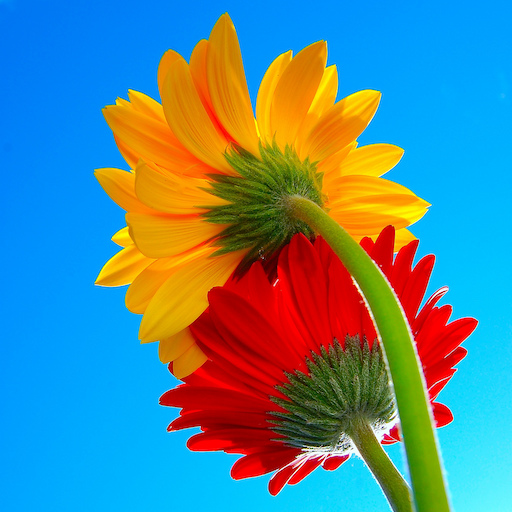
#> input picture 004/003 - LAB/flowers.jpg, 512 x 512 px, found by its file name
$ jupyter execute '006 - laboratorio 2 - segmentacion simple por color.ipynb'
#> lines starting #> are read from the running program, lines starting #| are printed output that depends on the picture; after the words box and inside, x2 and y2 are one past the last pixel; in counts of white or black regions, pixels touching at a corner belong together
# Laboratorio 2: Segmentación simple por color

## Una aplicación integrada de los conceptos de la unidad

En este laboratorio vas a ver cómo se conectan varias ideas que ya trabajaste: representación del color, canales, histogramas, umbrales y cuantización. La meta no es solo obtener una máscara, sino entender por qué una estrategia de segmentación funciona mejor que otra.

## Objetivos

- Analizar una imagen color con criterios simples.
- Separar canales y leer histogramas.
- Definir umbrales para una segmentación por color.
- Delimitar la región segmentada con una caja y una etiqueta.
- Comparar resultados con distintos parámetros.
- Relacionar segmentación y cuantización.

## Recordatorio

En este laboratorio vamos a trabajar con una imagen de flores. El color elegido como ejemplo principal es el rojo, pero lo importante no es memorizar un valor exacto de umbral. Lo importante es ver cómo la elección de parámetros se apoya en una lectura previa de la imagen.

[cell 1]
import urllib.request
from pathlib import Path

import cv2
import matplotlib.pyplot as plt
import numpy as np
from matplotlib.patches import Rectangle


def mostrar_rgb(imagen, titulo="Imagen"):
    plt.figure(figsize=(6, 6))
    plt.imshow(imagen)
    plt.title(titulo)
    plt.axis("off")
    plt.show()


def mostrar_histogramas(r, g, b):
    fig, axes = plt.subplots(1, 3, figsize=(15, 4))
    for ax, canal, color, titulo in zip(
        axes,
        [r, g, b],
        ["red", "green", "blue"],
        ["Canal rojo", "Canal verde", "Canal azul"],
    ):
        hist, bins = np.histogram(canal.flatten(), bins=256, range=[0, 256])
        ax.plot(bins[:-1], hist, color=color)
        ax.set_title(titulo)
        ax.set_xlim(0, 255)
        ax.grid(alpha=0.3)
    plt.tight_layout()
    plt.show()


def segmentar_color(imagen_rgb, r_min, g_max, b_max):
    rojo = imagen_rgb[:, :, 0]
    verde = imagen_rgb[:, :, 1]
    azul = imagen_rgb[:, :, 2]
    mascara = (rojo >= r_min) & (verde <= g_max) & (azul <= b_max)
    return mascara


def dibujar_caja_delimitadora(imagen_rgb, mascara, etiqueta):
    mascara_uint8 = (mascara.astype(np.uint8)) * 255
    contornos, _ = cv2.findContours(mascara_uint8, cv2.RETR_EXTERNAL, cv2.CHAIN_APPROX_SIMPLE)

    if not contornos:
        print("No se encontraron regiones segmentadas para dibujar una caja.")
        return

    contorno_principal = max(contornos, key=cv2.contourArea)
    x, y, ancho, alto = cv2.boundingRect(contorno_principal)
    area = cv2.contourArea(contorno_principal)

    fig, ax = plt.subplots(figsize=(8, 6))
    ax.imshow(imagen_rgb)

    rectangulo = Rectangle(
        (x, y),
        ancho,
        alto,
        fill=False,
        edgecolor="yellow",
        linewidth=3,
    )
    ax.add_patch(rectangulo)

    ax.text(
        x,
        max(y - 10, 10),
        etiqueta,
        color="yellow",
        fontsize=12,
        bbox=dict(facecolor="black", alpha=0.6, edgecolor="none", pad=3),
    )

    ax.set_title("Objeto principal seleccionado")
    ax.axis("off")
    plt.show()

    print(f"Se segmentó: {etiqueta}")
    print(f"Área del objeto principal: {area:.0f} píxeles")
    print(f"Caja delimitadora -> x = {x}, y = {y}, ancho = {ancho}, alto = {alto}")

[cell 2]
ruta = Path("flowers.jpg")
url = "https://www.dropbox.com/s/jetlnfihles3g7k/flowers.jpg?dl=1"

if not ruta.exists():
    urllib.request.urlretrieve(url, ruta)

print("Imagen lista para el laboratorio.")

[cell 3]
imagen_bgr = cv2.imread(str(ruta))
#> imagen_bgr is the input picture: shape (512, 512, 3); mean B, G, R 144.6, 134.8, 86.6
imagen_rgb = cv2.cvtColor(imagen_bgr, cv2.COLOR_BGR2RGB)

fig, axes = plt.subplots(1, 2, figsize=(12, 5))
axes[0].imshow(imagen_bgr)
axes[0].set_title("Mostrada sin conversión")
axes[0].axis("off")

axes[1].imshow(imagen_rgb)
axes[1].set_title("Convertida a RGB")
axes[1].axis("off")

plt.tight_layout()
plt.show()
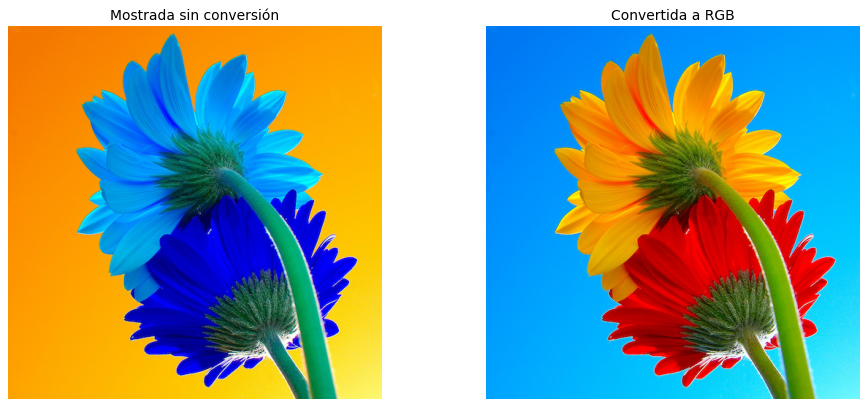
#> figure drawn by matplotlib, 2 panels; B, G, R data is drawn as R, G, B

print(f"Forma: {imagen_rgb.shape}")
#| Forma: (512, 512, 3)
print(f"Tipo de dato: {imagen_rgb.dtype}")
#| Tipo de dato: uint8

## 1. Separar canales

Antes de elegir umbrales, conviene mirar qué ocurre en cada canal. En una segmentación por color, esa observación previa evita que el valor de corte quede elegido al azar.

[cell 4]
canal_rojo = imagen_rgb[:, :, 0]
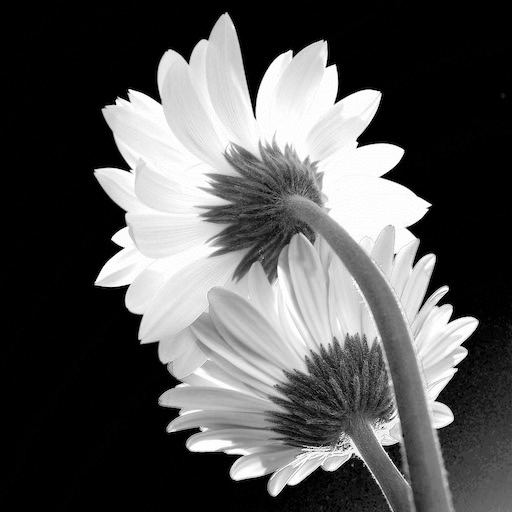
#> canal_rojo: shape (512, 512); min 0, max 255, mean 86.6
canal_verde = imagen_rgb[:, :, 1]
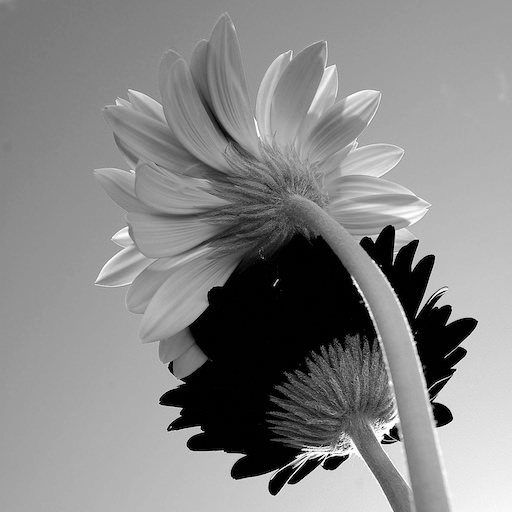
#> canal_verde: shape (512, 512); min 0, max 255, mean 134.8
canal_azul = imagen_rgb[:, :, 2]
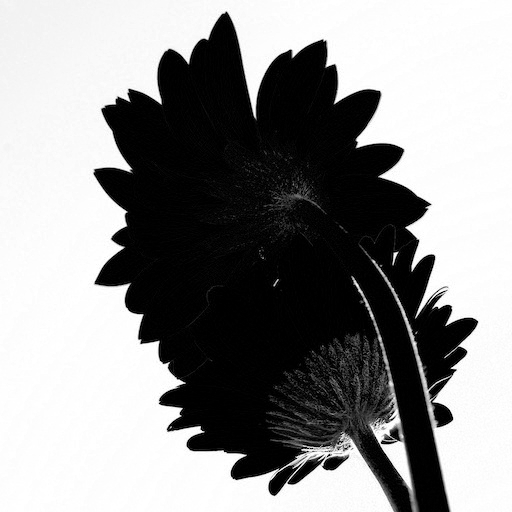
#> canal_azul: shape (512, 512); min 0, max 255, mean 144.6

fig, axes = plt.subplots(2, 2, figsize=(10, 9))
axes[0, 0].imshow(imagen_rgb)
axes[0, 0].set_title("Imagen original")
axes[0, 0].axis("off")

axes[0, 1].imshow(canal_rojo, cmap="gray")
axes[0, 1].set_title("Canal rojo")
axes[0, 1].axis("off")

axes[1, 0].imshow(canal_verde, cmap="gray")
axes[1, 0].set_title("Canal verde")
axes[1, 0].axis("off")

axes[1, 1].imshow(canal_azul, cmap="gray")
axes[1, 1].set_title("Canal azul")
axes[1, 1].axis("off")

plt.tight_layout()
plt.show()

[cell 5]
mostrar_histogramas(canal_rojo, canal_verde, canal_azul)
#> the loop in mostrar_histogramas, `for ax, canal, color, titulo in zip( axes, [r, g, b], ["red", "green",..` made 3 passes
#> (color, titulo) on passes 1 to 3: ('red', 'Canal rojo'), ('green', 'Canal verde'), ('blue', 'Canal azul')
#> in mostrar_histogramas, `plt.show()`:
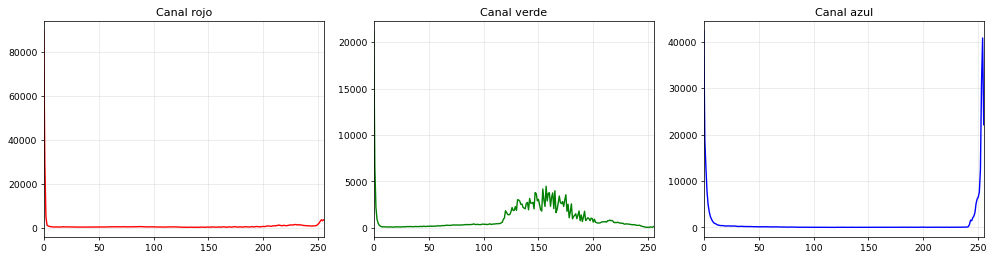
#> figure drawn by matplotlib, 3 panels; panel 1: curve peaks at x = 0, y = 89390; panel 2: curve peaks at x = 0, y = 21209; panel 3: curve peaks at x = 0, y = 42303

## 2. Primera segmentación

Vamos a empezar con una estrategia simple para flores rojas:

- mucho rojo,
- poco verde,
- poco azul.

Estos valores no son "la respuesta correcta". Son un punto de partida para discutir si la máscara resulta demasiado estricta, demasiado relajada o razonable.

[cell 6]
umbral_rojo = 150
umbral_verde = 70
umbral_azul = 70
etiqueta_segmentada = "flores rojas"

mascara = segmentar_color(imagen_rgb, umbral_rojo, umbral_verde, umbral_azul)
#> in segmentar_color, `mascara = (rojo >= r_min) & (verde <= g_max) & (azul <= b_max)`:
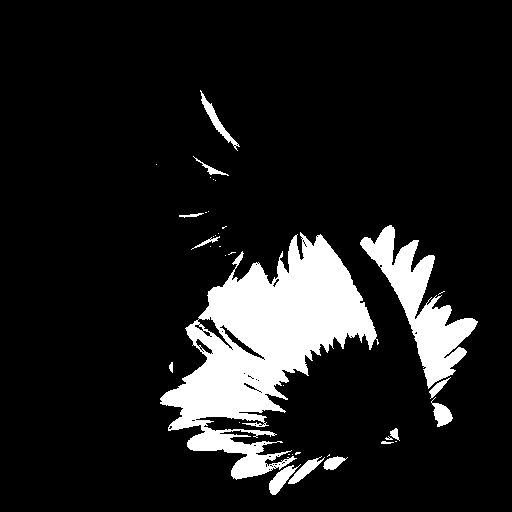
#> mascara: shape (512, 512) bool; 11.9% white; 37 white regions (23 under 20 px), largest, box (x1, y1, x2, y2) and area: (160, 232, 379, 480) 22923, (360, 225, 478, 389) 6105, (200, 90, 240, 151) 405
imagen_segmentada = imagen_rgb.copy()
imagen_segmentada[~mascara] = 0
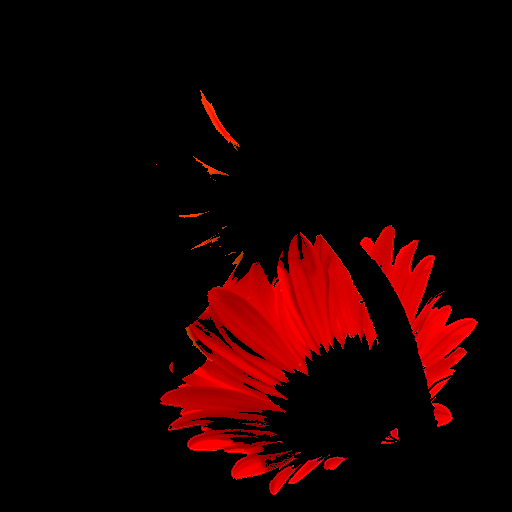
#> imagen_segmentada: shape (512, 512, 3); mean R, G, B 24.3, 0.4, 0.3

print(f"Píxeles segmentados: {np.sum(mascara)}")
#| Píxeles segmentados: 31261
print(f"Porcentaje de la imagen: {100 * np.sum(mascara) / mascara.size:.2f}%")
#| Porcentaje de la imagen: 11.93%

fig, axes = plt.subplots(1, 3, figsize=(15, 5))
axes[0].imshow(imagen_rgb)
axes[0].set_title("Imagen original")
axes[0].axis("off")

axes[1].imshow(mascara, cmap="gray")
axes[1].set_title("Máscara")
axes[1].axis("off")

axes[2].imshow(imagen_segmentada)
axes[2].set_title("Resultado segmentado")
axes[2].axis("off")

plt.tight_layout()
plt.show()

## 3. Delimitar y rotular lo segmentado

Segmentar no solo sirve para separar una región del resto de la imagen. También permite localizarla. En esta parte vamos a dibujar una caja delimitadora sobre la región segmentada y a escribir qué objeto o zona fue seleccionada.

[cell 7]
dibujar_caja_delimitadora(imagen_rgb, mascara, etiqueta_segmentada)
#> in dibujar_caja_delimitadora, `mascara_uint8 = (mascara.astype(np.uint8)) * 255`: mascara_uint8: shape (512, 512); 11.9% white; 37 white regions (23 under 20 px)
#> in dibujar_caja_delimitadora, `contornos, _ = cv2.findContours(mascara_uint8, cv2.RETR_EXTERNAL, cv2...`: contornos = 37 contours, 24 with area under 20; largest, box (x1, y1, x2, y2) and area: (160, 232, 379, 480) 22700, (360, 225, 478, 389) 5791, (200, 90, 240, 151) 340, (269, 464, 301, 495) 333, (431, 397, 453, 427) 286
#> in dibujar_caja_delimitadora, `contorno_principal = max(contornos, key=cv2.contourArea)`: contorno_principal = contour of 971 points, box (x1, y1, x2, y2) (160, 232, 379, 480), area 22700
#> in dibujar_caja_delimitadora, `x, y, ancho, alto = cv2.boundingRect(contorno_principal)`: x = 160; y = 232; ancho = 219; alto = 248
#> in dibujar_caja_delimitadora, `area = cv2.contourArea(contorno_principal)`: area = 22700.5
#> in dibujar_caja_delimitadora, `plt.show()`:
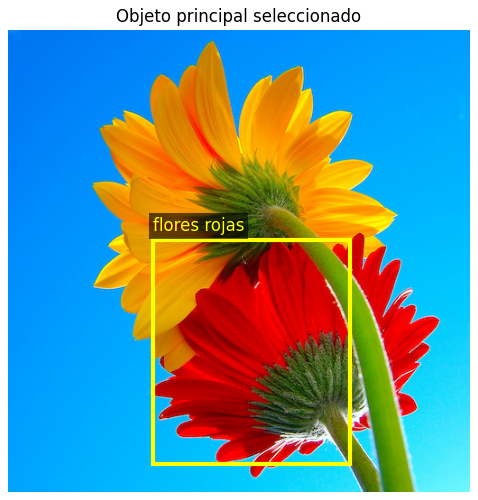
#> figure drawn by matplotlib, 1 panel
#| Área del objeto principal: 22700 píxeles
#| Caja delimitadora -> x = 160, y = 232, ancho = 219, alto = 248

## 4. Comparar estrategias

Una decisión importante en segmentación es revisar qué cambia cuando modificás los umbrales. Acá se comparan tres configuraciones: una más estricta, una intermedia y otra más relajada.

[cell 8]
configuraciones = [
    (180, 40, 40, "Más estricta"),
    (150, 70, 70, "Intermedia"),
    (120, 110, 110, "Más relajada"),
]

fig, axes = plt.subplots(1, 3, figsize=(15, 5))

for ax, (r_min, g_max, b_max, titulo) in zip(axes, configuraciones):
    mascara_temp = segmentar_color(imagen_rgb, r_min, g_max, b_max)
    ax.imshow(mascara_temp, cmap="gray")
    ax.set_title(
        f"{titulo}\nR >= {r_min}, G <= {g_max}, B <= {b_max}\n{np.sum(mascara_temp)} píxeles"
    )
    ax.axis("off")
#> this loop made 3 passes
#> pass 1, in segmentar_color (call 2), `mascara = (rojo >= r_min) & (verde <= g_max) & (azul <= b_max)`:
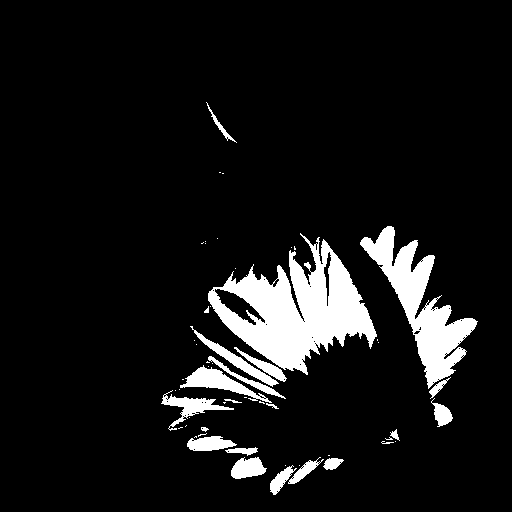
#> mascara: shape (512, 512) bool; 8.8% white; 55 white regions (33 under 20 px), largest, box (x1, y1, x2, y2) and area: (208, 233, 377, 375) 10868, (360, 226, 478, 389) 5939, (180, 365, 272, 403) 1054

plt.tight_layout()
plt.show()

## 5. Cuantización y segmentación

Ya trabajaste cuantización en el cuaderno anterior. Ahora podés ver cómo una reducción de niveles también modifica el comportamiento de la segmentación.

[cell 9]
imagen_4bits = (imagen_rgb // 16) * 16
mascara_8bits = segmentar_color(imagen_rgb, 150, 70, 70)
mascara_4bits = segmentar_color(imagen_4bits, 144, 64, 64)
#> in segmentar_color (call 6), `mascara = (rojo >= r_min) & (verde <= g_max) & (azul <= b_max)`:
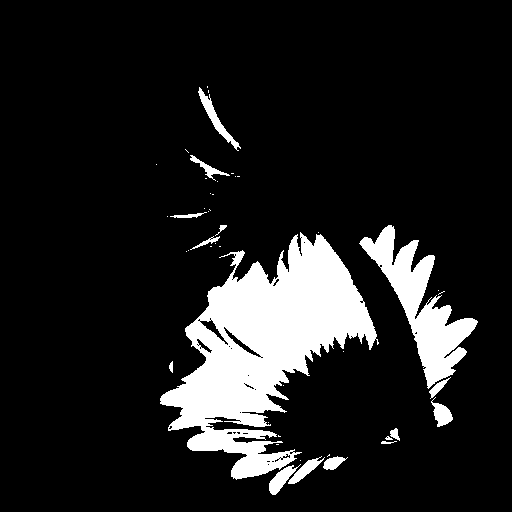
#> mascara: shape (512, 512) bool; 12.5% white; 46 white regions (31 under 20 px), largest, box (x1, y1, x2, y2) and area: (160, 232, 379, 480) 24064, (359, 225, 478, 389) 6128, (198, 87, 241, 151) 502

fig, axes = plt.subplots(2, 2, figsize=(12, 10))

axes[0, 0].imshow(imagen_rgb)
axes[0, 0].set_title("Imagen original")
axes[0, 0].axis("off")

axes[0, 1].imshow(mascara_8bits, cmap="gray")
axes[0, 1].set_title(f"Segmentación original\n{np.sum(mascara_8bits)} píxeles")
axes[0, 1].axis("off")

axes[1, 0].imshow(imagen_4bits)
axes[1, 0].set_title("Imagen cuantizada a 4 bits")
axes[1, 0].axis("off")

axes[1, 1].imshow(mascara_4bits, cmap="gray")
axes[1, 1].set_title(f"Segmentación en 4 bits\n{np.sum(mascara_4bits)} píxeles")
axes[1, 1].axis("off")

plt.tight_layout()
plt.show()

$ run again, with 004/003 - LAB/frutos_rojos.png saved as 004/003 - LAB/flowers.jpg
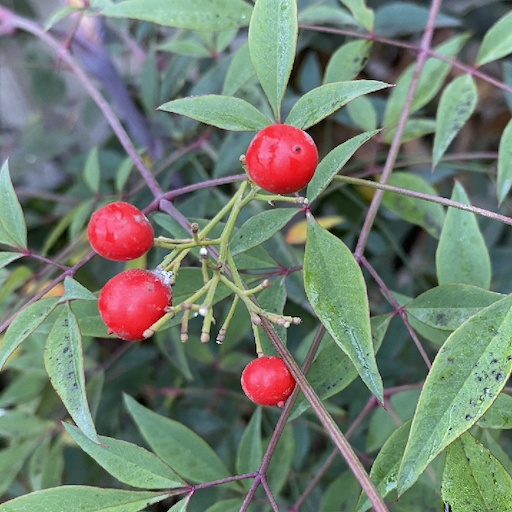
#> input picture 004/003 - LAB/frutos_rojos.png, 512 x 512 px, found by its file name
#> imagen_bgr is the input picture: shape (512, 512, 3); mean B, G, R 111.8, 125.1, 112.8
#| Forma: (512, 512, 3)
#| Tipo de dato: uint8
#> `canal_azul = imagen_rgb[:, :, 2]`:
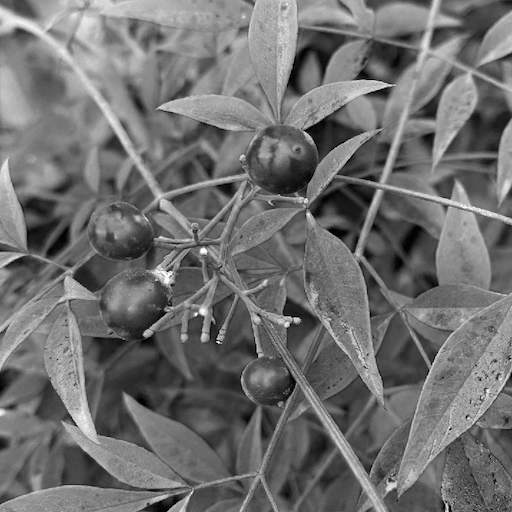
#> canal_azul: shape (512, 512); min 0, max 255, mean 111.8
#> the loop in mostrar_histogramas, `for ax, canal, color, titulo in zip( axes, [r, g, b], ["red", "green",..` made 3 passes
#> (color, titulo) on passes 1 to 3: ('red', 'Canal rojo'), ('green', 'Canal verde'), ('blue', 'Canal azul')
#> mascara: shape (512, 512) bool; 1.6% white; 32 white regions (21 under 20 px), largest, box (x1, y1, x2, y2) and area: (256, 146, 318, 191) 1268, (108, 281, 170, 339) 1072, (97, 226, 153, 261) 872
#| Píxeles segmentados: 4257
#| Porcentaje de la imagen: 1.62%
#> mascara_uint8: shape (512, 512); 1.6% white; 32 white regions (21 under 20 px)
#> contornos = 32 contours, 22 with area under 20; largest, box (x1, y1, x2, y2) and area: (256, 146, 318, 191) 1169, (108, 281, 170, 339) 979, (97, 226, 153, 261) 773, (253, 373, 293, 405) 531, (247, 140, 261, 169) 88
#> contorno_principal = contour of 123 points, box (x1, y1, x2, y2) (256, 146, 318, 191), area 1169
#> x = 256; y = 146; ancho = 62; alto = 45
#> area = 1169
#| Área del objeto principal: 1169 píxeles
#| Caja delimitadora -> x = 256, y = 146, ancho = 62, alto = 45
#> in segmentar_color (call 6), `mascara = (rojo >= r_min) & (verde <= g_max) & (azul <= b_max)`:
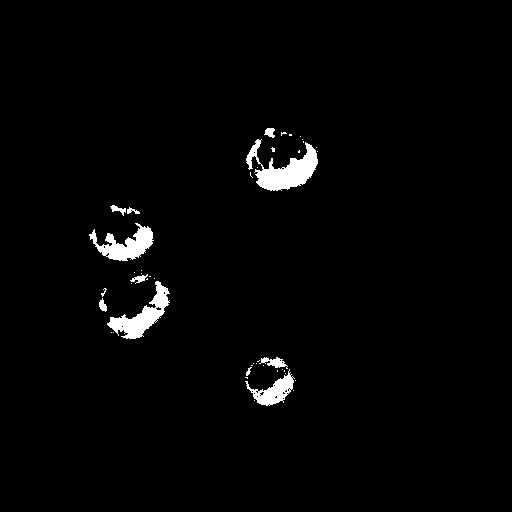
#> mascara: shape (512, 512) bool; 2.1% white; 45 white regions (34 under 20 px), largest, box (x1, y1, x2, y2) and area: (246, 139, 318, 191) 1680, (107, 281, 170, 339) 1261, (89, 223, 154, 261) 1141
